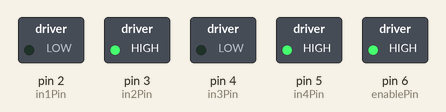
This sketch was run on a simulated Arduino Uno, built with avr-gcc and run on an emulated ATmega328P. Shown: switched loads named in the sketch (green lamp = pin HIGH).

Above: at 1.0 s.
At 3.0 s:
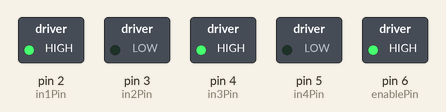
At 5.0 s:
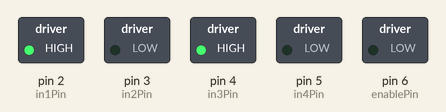
Timing chart, 0 to 7.8 s (numbered marks = the images above):
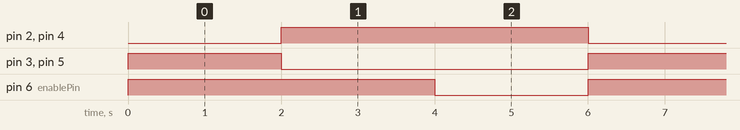

Measured:
- by itself, pin 2 (in1Pin), pin 4 (in3Pin), pin 6 (enablePin): alternates HIGH for 4.0 s and LOW for 2.0 s
- by itself, pin 3 (in2Pin), pin 5 (in4Pin): alternates HIGH for 2.0 s and LOW for 4.0 s
- by itself, everything shown: repeats every 6.0 s, in 3 steps

The sketch:

MotorTest2.ino
```cpp
/*
Adafruit Arduino - Lesson 15. Bi-directional Motor
 */
int enablePin = 6;

int in1Pin = 2;
int in2Pin = 3;

int in3Pin = 4;
int in4Pin = 5;

int switchPin = 7;
int potPin = 0;
void setup()
{
  pinMode(in1Pin, OUTPUT);
  pinMode(in2Pin, OUTPUT);
  pinMode(in3Pin, OUTPUT);
  pinMode(in4Pin, OUTPUT);
 // pinMode(enablePin, OUTPUT);
 // pinMode(switchPin, INPUT_PULLUP);
}
void loop()
{
  //int speed = analogRead(potPin) / 4;
  //boolean reverse = digitalRead(switchPin);
  setMotor1(255, true);
  setMotor2(255, true);
  delay(2000);
  setMotor1(255, false);
  setMotor2(255, false);
  delay(2000);
  setMotor1(0, false);
  setMotor2(0, false);
  delay(2000);
}

void setMotor1(int speed, boolean reverse)
{
  analogWrite(enablePin, speed);
  digitalWrite(in1Pin, ! reverse);
  digitalWrite(in2Pin, reverse);
}

void setMotor2(int speed, boolean reverse)
{
  analogWrite(enablePin, speed);
  digitalWrite(in3Pin, ! reverse);
  digitalWrite(in4Pin, reverse);
}
```
